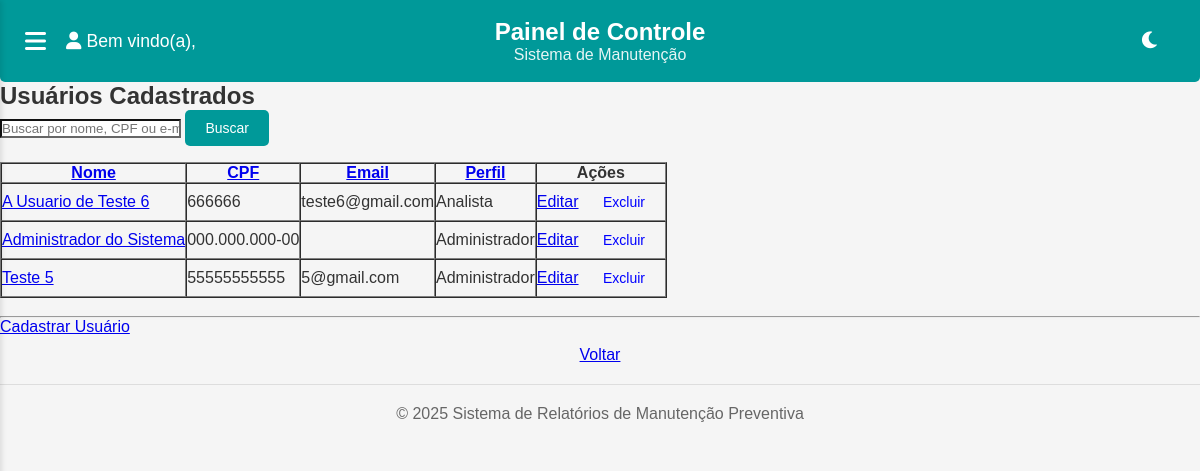
The app's page /usuarios/, older data.
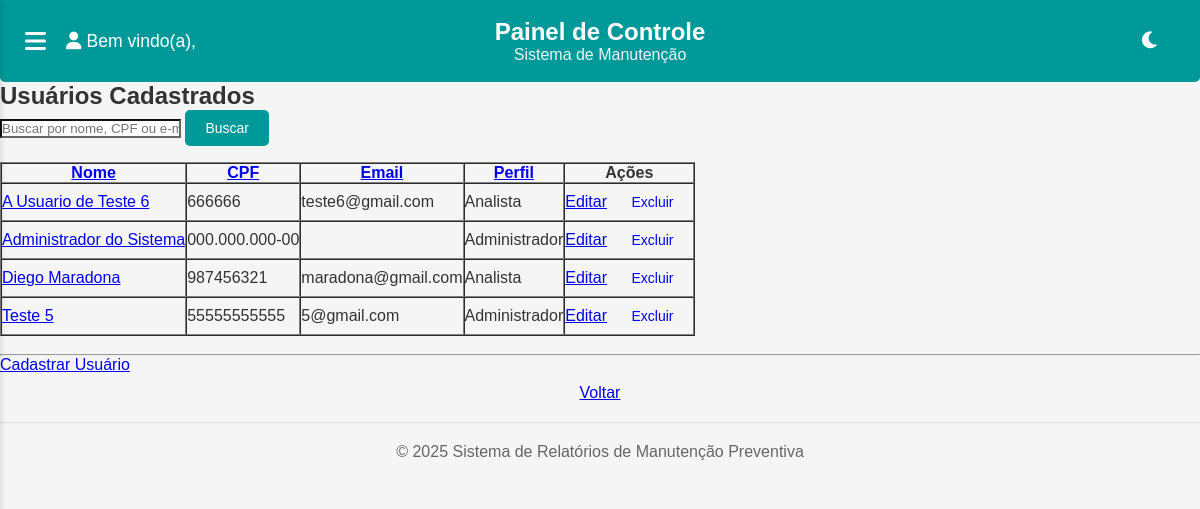
The same page, newer data.
### usuarios/models.py (models this page shows, shortened)
class Usuario(models.Model):
    user = models.OneToOneField(User, on_delete=models.CASCADE, related_name='usuario', null=True, blank=True)
    PERFIS = (
        ('admin', 'Administrador'),
        ('analista', 'Analista'),
    )
    nome_completo = models.CharField(max_length=255)
    cpf = models.CharField(max_length=14, unique=True)
    email = models.EmailField(unique=True)
    telefone = models.CharField(max_length=20, blank=True)
    foto = models.ImageField(upload_to='usuarios/fotos/', null=True, blank=True)
    assinatura = models.ImageField(upload_to='usuarios/assinaturas/', null=True, blank=True)
    perfil = models.CharField(max_length=10, choices=PERFIS, default='analista')
    data_cadastro = models.DateTimeField(default=timezone.now, editable=False)

### usuarios/views.py (the view)
# urls.py: path('', views.listar_usuarios, name='listar_usuarios'),
def listar_usuarios(request):
    busca = request.GET.get('busca', '')
    ordenar_por = request.GET.get('ordenar_por', 'nome_completo')
    usuarios = Usuario.objects.all()
    if busca:
        usuarios = usuarios.filter(
            Q(nome_completo__icontains=busca) |
            Q(cpf__icontains=busca) |
            Q(email__icontains=busca)
        )
    if ordenar_por in ['nome_completo', 'cpf', 'email', 'perfil']:
        usuarios = usuarios.order_by(ordenar_por)
    return render(request, 'usuarios/listar_usuarios.html', {
        'usuarios': usuarios,
        'busca': busca,
        'ordenar_por': ordenar_por,
    })

### usuarios/templates/usuarios/listar_usuarios.html (shortened to what this page needs)
{% extends 'base.html' %}
{% block content %}
<h2>Usuários Cadastrados</h2>
<form method="get" style="margin-bottom: 16px;">
    <input type="text" name="busca" placeholder="Buscar por nome, CPF ou e-mail" value="{{ busca }}">
    <button type="submit">Buscar</button>
</form>
<table border="1" cellspacing="0" cellpadding="8">
    <thead>
        <tr>
            <th><a href="?busca={{ busca }}&ordenar_por=nome_completo">Nome</a></th>
            <th><a href="?busca={{ busca }}&ordenar_por=cpf">CPF</a></th>
            <th><a href="?busca={{ busca }}&ordenar_por=email">Email</a></th>
            <th><a href="?busca={{ busca }}&ordenar_por=perfil">Perfil</a></th>
            <th>Ações</th>
        </tr>
    </thead>
    <tbody>
        {% for usuario in usuarios %}
        <tr>
            <td><a href="{% url 'usuarios:detalhes_usuario' usuario.id %}">{{ usuario.nome_completo }}</a></td>
            <td>{{ usuario.cpf }}</td>
            <td>{{ usuario.email }}</td>
            <td>{{ usuario.get_perfil_display }}</td>
            <td>
                <a href="{% url 'usuarios:editar_usuario' usuario.id %}">Editar</a>
                <form method="POST" action="{% url 'usuarios:excluir_usuario' usuario.id %}" style="display:inline;" onsubmit="return confirm('Tem certeza que deseja excluir este usuário?');">
                    <button type="submit" style="background:none;border:none;color:blue;cursor:pointer;">Excluir</button>
                </form>
            </td>
        </tr>
        {% empty %}
        <tr>
            <td colspan="5">Nenhum usuário cadastrado.</td>
        </tr>
        {% endfor %}
    </tbody>
</table>
<br><hr>
<div>
    <a href="{% url 'usuarios:cadastrar_usuario' %}" class="btn btn-primary mb-3">Cadastrar Usuário</a>
    <a href="{% url 'core:dashboard' %}" style="display:block; text-align:center; margin-top:10px;">Voltar</a>
</div>
{% endblock %}

Row changes from the older to the newer data that the page shows:
added Usuario: nome_completo "Diego Maradona", cpf "987456321", email "maradona@gmail.com", perfil "Analista"
